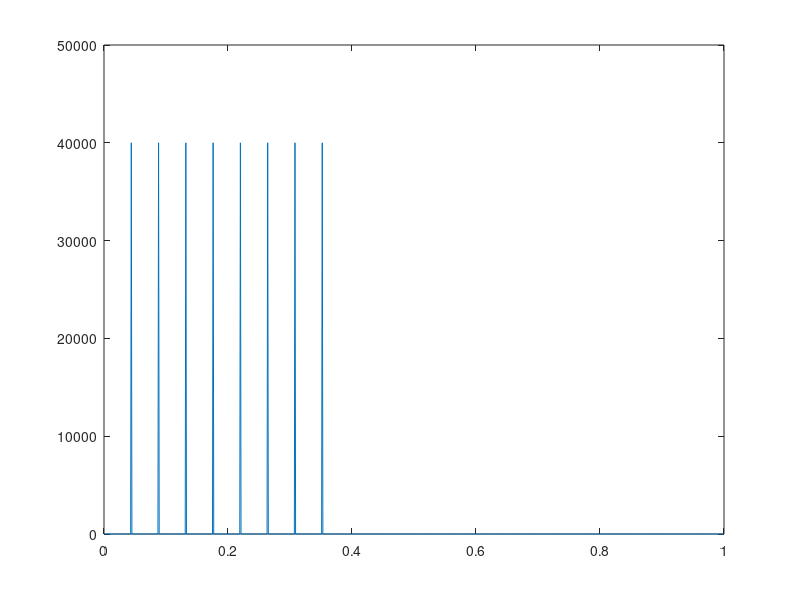
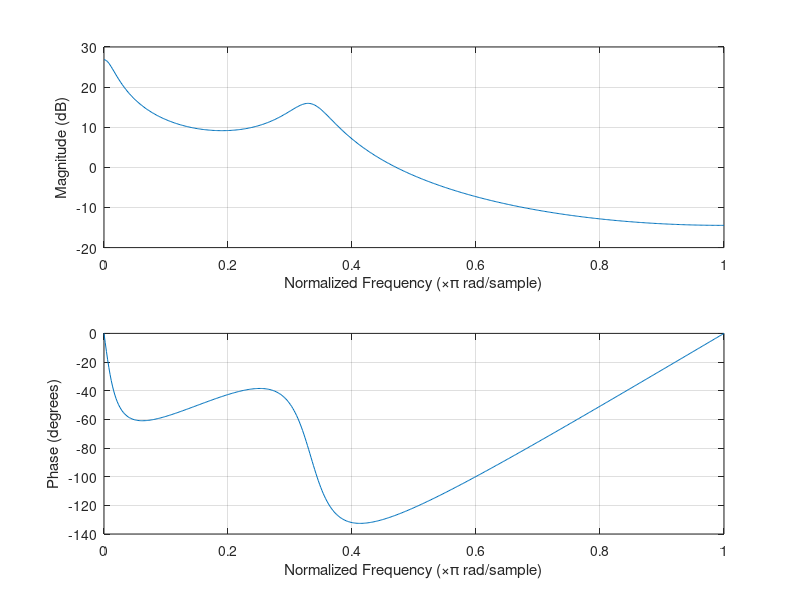
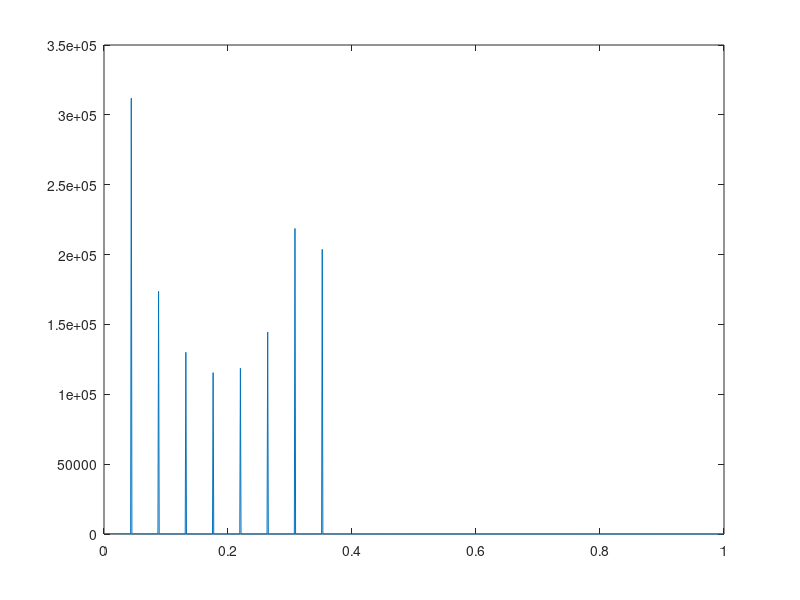

These figures' MATLAB source, in order:
% Genereaza semnale "muzicale".
% Frecventa de esantionare este 40KHz
% (astfel incat sa se pastreze frecventele < 20 kHz, adica
% cele din zona audibila).

% Program pentru Laborator 3, Prelucrarea semnalelor

test = 0;			% 0 - suma de sinusoide filtrata
						% 1 - vioara
						% 2 - viola
                  % 3 - clarinet
                  % 4 - trombon
                  % 5 - tuba

Fes = 40000;		% frecventa de esantionare
L = 80000;			% numar esantioane - 2 secunde

Nf = 1000;			% numarul de puncte cu care se deseneaza spectrele

% alege amplitudinile sinusoidelor
% (1 pentru suma de sinusoide ce va fi filtrata,
%  valori predefinite pentru instrumentele muzicale)
switch test
  case 0,				% suma de sinusoide - baza + armonice
	 Fbaza = 440;		% frecventa in Hz a sunetului la
	 Narm = 8;			% numar de armonice
	 xampl = ones(1, Narm);	% amplitudinile armonicelor

  case 1,				% vioara
	 Fbaza = 440;		% la
	 Narm = 18;
    xampl = [100 45 21 26 48 53 53 62 53 26 24 16 16 35 12 34 23 11] / 100;

  case 2,				% viola
	Fbaza = 440;		% la
    Narm = 10;
    xampl = [100 45 40 20 40 30 10 15 8 8] / 100;

  case 3,				% clarinet
	 Fbaza = 180;		% fa diez
	 Narm = 10;
	 xampl = [100 0 50 10 60 30 50 30 10 2] / 100;
    
  case 4,				% trombon
	 Fbaza = 230;		% si bemol
	 Narm = 6;
    xampl = [100 100 50 60 10 3] / 100;
    
  case 5,				% tuba
	 Fbaza = 230;		% si bemol
	 Narm = 5;
	 xampl = [100 70 8 3 2] / 100;
    
end
    
f_baza = Fbaza/Fes*2;			% frecventa discreta a fundamentalei
omega_baza = 2*pi*f_baza;		% pulsatia fundamentalei

% construieste suma de sinusoide
x = zeros(1,L);					% semnalul
for i = 1 : Narm
  x = x + xampl(i) * sin(i*omega_baza*(0:L-1));
end

% spectrul sumei de sinusoide
w = 0:0.01:pi;
[X,w] = freqz(x,1,Nf);
figure(1)
plot(w/pi,abs(X));

teta1 = pi/3;
r1 = 0.9;
teta2 = 0;
r2 = 0.95;
teta3 = pi/3 ;
r3 = 0.87;


% filtru reprezentand instrumentul
if test == 0
  %Primul FILTRU  
%   b = 1;
%   a = [1 -0.95];
  
  %Al doilea FILTRU
   b = 1;
   a = [1 -r2*cos(teta2)-2*cos(teta1)*r1 (2*cos(teta1)*r1*r2*cos(teta2))+(r1^2) -(r1^2)*r2*cos(teta2)];
%   
  %Al treilea FILTRU
 % b = [1 -2*cos(teta3) r3^2];
 % a = 1;
 
  
   figure(2)
   freqz(b,a);				% caracteristica de frecventa
else
  b = 1; a = 1;			% pentru instrumentele predefinite, nu filtram
end

 y = filter(b,a,x);		% iesirea filtrului
 [Y,f] = freqz(y,1,Nf);% spectrul semnalului de iesire
 figure(3)
 plot(f/pi,abs(Y));

% salveaza semnal audio
 y = y / max(abs(y));

%audiowrite(['muz' int2str(test) '.au'],y,40000,16,'linear')